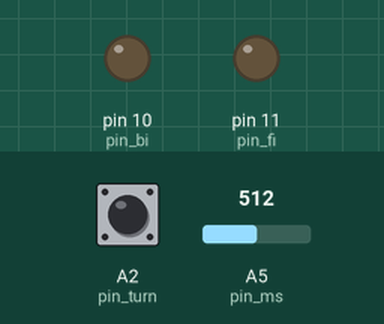
Bench run of a sketch on a simulated Arduino Uno, built with avr-gcc and run on an emulated ATmega328P. Shown: output pins drawn as LEDs (lit = HIGH). The test bench sets the inputs (shaded band); at power-on: A2 (pin_turn) HIGH, A5 (pin_ms) = 512.

Above: at 1.2 s.
1.3 s: A2 (pin_turn) pulled LOW for 0.25 s
At 2.6 s:
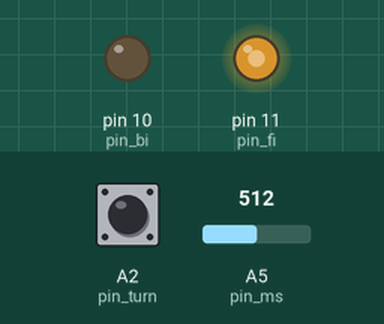
3.0 s: A5 (pin_ms) set to 716
At 4.0 s:
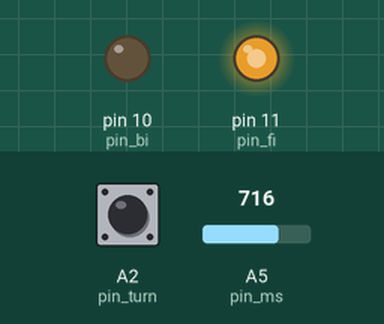
4.5 s: A5 (pin_ms) set to 122
At 5.3 s:
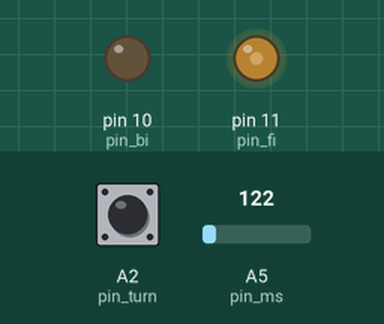
6.1 s: A5 (pin_ms) set to 511
At 6.5 s:
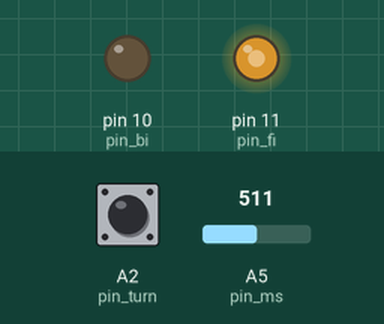
7.7 s: A2 (pin_turn) pulled LOW for 1 s
At 9.0 s:
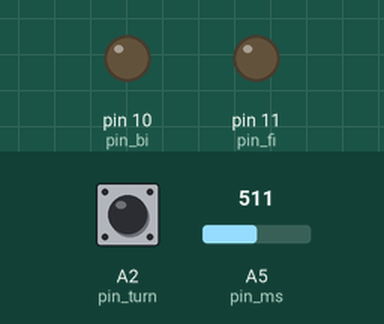
10.2 s: A2 (pin_turn) pulled LOW for 0.25 s
At 10.9 s:
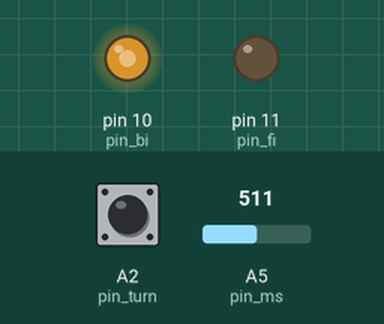
Timing chart, 0 to 12.9 s (numbered marks = the images above; inputs shaded):
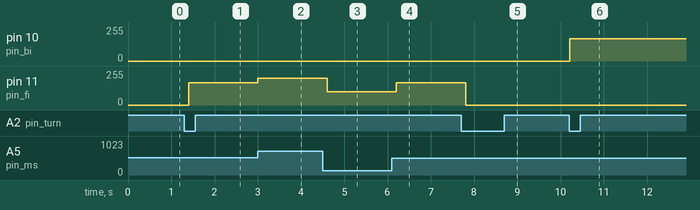

The sketch:

048.ino
```cpp
int pin_bi = 10;
int pin_fi = 11;
int pin_ms = A5;
int pin_turn = A2;

int ms;
int val_button;
int val_button_old;
int state_direction;
int state_direction_old = 1;

void setup() {
  Serial.begin(115200);
  pinMode(pin_ms, INPUT);
  pinMode(pin_turn, INPUT_PULLUP);
  pinMode(pin_bi, OUTPUT);
  pinMode(pin_fi, OUTPUT);
}

void loop() {
  ms = speed_control();
  state_direction = button_control();
  motor_control(state_direction, ms);
  delay(200);
}


int speed_control() {
  ms = analogRead(pin_ms);
  ms = (ms * 175. / 1023.) + 80;
  return ms;
}

int button_control() {
  // state_direction loop : 0, 1, 0, -1, 0, 1, 0, -1.....
  val_button = digitalRead(pin_turn);
  if (val_button == 0 && val_button_old == 1) {
    if (state_direction != 0) {
      state_direction = 0;
    } else {
      state_direction = -state_direction_old;
      state_direction_old = state_direction;
    }
  }
  val_button_old = val_button;
  // Serial.println("state_direction: " + String(state_direction) + "; state_direction_old: " + String(state_direction_old));
  return state_direction;
}

void motor_control(int direction, int ms) {
  //one button control three types
  if (direction == 1) {
    analogWrite(pin_bi, ms);
    analogWrite(pin_fi, 0);
  }
  if (direction == -1) {
    analogWrite(pin_bi, 0);
    analogWrite(pin_fi, ms);
  }
  if (direction == 0) {
    analogWrite(pin_bi, 0);
    analogWrite(pin_fi, 0);
  }
}
```

Measured:
- after the input at 1.3 s, pin 11 (pin_fi): 0/255 → 167/255 after 0.10 s
- after the input at 3.0 s, pin 11 (pin_fi): 167/255 → 202/255 at once
- after the input at 4.5 s, pin 11 (pin_fi): 202/255 → 100/255 after 0.10 s
- after the input at 6.1 s, pin 11 (pin_fi): 100/255 → 167/255 after 0.11 s
- after the input at 7.7 s, pin 11 (pin_fi): 167/255 → 0/255 after 0.11 s
- after the input at 10.2 s, pin 10 (pin_bi): 0/255 → 167/255 at once
